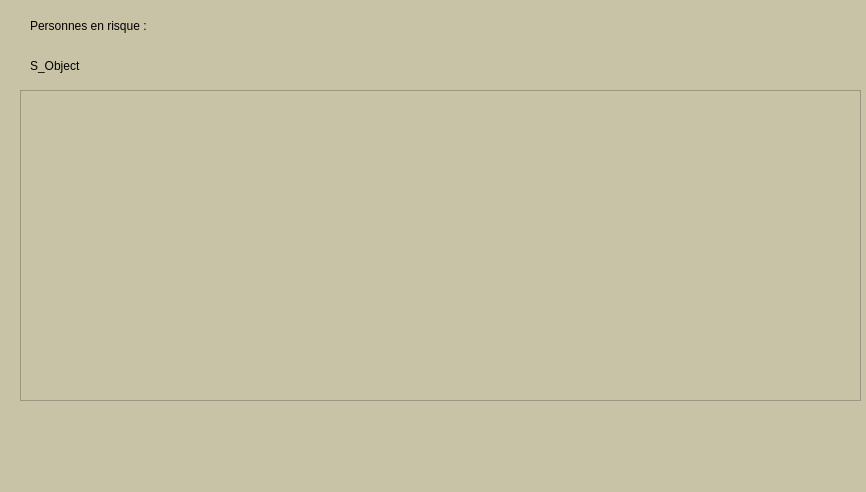
<?xml version="1.0" encoding="UTF-8"?>
<ui version="4.0">
 <class>Form</class>
 <widget class="QWidget" name="Form">
  <property name="geometry">
   <rect>
    <x>0</x>
    <y>0</y>
    <width>866</width>
    <height>492</height>
   </rect>
  </property>
  <property name="windowTitle">
   <string>Form</string>
  </property>
  <property name="styleSheet">
   <string notr="true">background-color : rgb(200, 194, 167)</string>
  </property>
  <widget class="QLabel" name="label_2">
   <property name="geometry">
    <rect>
     <x>30</x>
     <y>10</y>
     <width>221</width>
     <height>31</height>
    </rect>
   </property>
   <property name="styleSheet">
    <string notr="true">font: 12pt &quot;MV Boli&quot;; </string>
   </property>
   <property name="text">
    <string>Personnes en risque :</string>
   </property>
  </widget>
  <widget class="QTableWidget" name="tableWidget">
   <property name="geometry">
    <rect>
     <x>20</x>
     <y>90</y>
     <width>841</width>
     <height>311</height>
    </rect>
   </property>
  </widget>
  <widget class="QLabel" name="label">
   <property name="geometry">
    <rect>
     <x>30</x>
     <y>50</y>
     <width>101</width>
     <height>31</height>
    </rect>
   </property>
   <property name="styleSheet">
    <string notr="true">font: 12pt &quot;MV Boli&quot;; </string>
   </property>
   <property name="text">
    <string>S_Object</string>
   </property>
  </widget>
  <widget class="QLabel" name="label_3">
   <property name="geometry">
    <rect>
     <x>240</x>
     <y>10</y>
     <width>91</width>
     <height>61</height>
    </rect>
   </property>
   <property name="text">
    <string/>
   </property>
   <property name="pixmap">
    <pixmap>../kisspng-warning-sign-hazard-symbol-5b024b0f57b046.9036622615268769433592-removebg-preview.png</pixmap>
   </property>
   <property name="scaledContents">
    <bool>true</bool>
   </property>
  </widget>
 </widget>
 <resources/>
 <connections/>
</ui>
